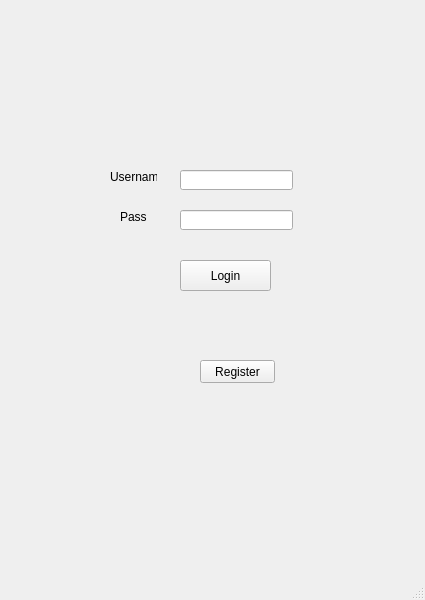
<?xml version="1.0" encoding="UTF-8"?>
<ui version="4.0">
 <class>LoginWindow</class>
 <widget class="QMainWindow" name="LoginWindow">
  <property name="geometry">
   <rect>
    <x>0</x>
    <y>0</y>
    <width>425</width>
    <height>600</height>
   </rect>
  </property>
  <property name="windowTitle">
   <string>Login</string>
  </property>
  <widget class="QWidget" name="centralwidget">
   <widget class="QPushButton" name="btnLogin">
    <property name="geometry">
     <rect>
      <x>180</x>
      <y>260</y>
      <width>91</width>
      <height>31</height>
     </rect>
    </property>
    <property name="text">
     <string>Login</string>
    </property>
   </widget>
   <widget class="QLineEdit" name="txtUsername">
    <property name="geometry">
     <rect>
      <x>180</x>
      <y>170</y>
      <width>113</width>
      <height>20</height>
     </rect>
    </property>
   </widget>
   <widget class="QLineEdit" name="txtPassword">
    <property name="geometry">
     <rect>
      <x>180</x>
      <y>210</y>
      <width>113</width>
      <height>20</height>
     </rect>
    </property>
   </widget>
   <widget class="QLabel" name="label">
    <property name="geometry">
     <rect>
      <x>110</x>
      <y>170</y>
      <width>47</width>
      <height>13</height>
     </rect>
    </property>
    <property name="text">
     <string>Username</string>
    </property>
   </widget>
   <widget class="QLabel" name="label_2">
    <property name="geometry">
     <rect>
      <x>120</x>
      <y>210</y>
      <width>47</width>
      <height>13</height>
     </rect>
    </property>
    <property name="text">
     <string>Pass</string>
    </property>
   </widget>
   <widget class="QPushButton" name="btnRegister">
    <property name="geometry">
     <rect>
      <x>200</x>
      <y>360</y>
      <width>75</width>
      <height>23</height>
     </rect>
    </property>
    <property name="text">
     <string>Register</string>
    </property>
   </widget>
  </widget>
  <widget class="QMenuBar" name="menubar">
   <property name="geometry">
    <rect>
     <x>0</x>
     <y>0</y>
     <width>425</width>
     <height>21</height>
    </rect>
   </property>
  </widget>
  <widget class="QStatusBar" name="statusbar"/>
 </widget>
 <resources/>
 <connections/>
</ui>
